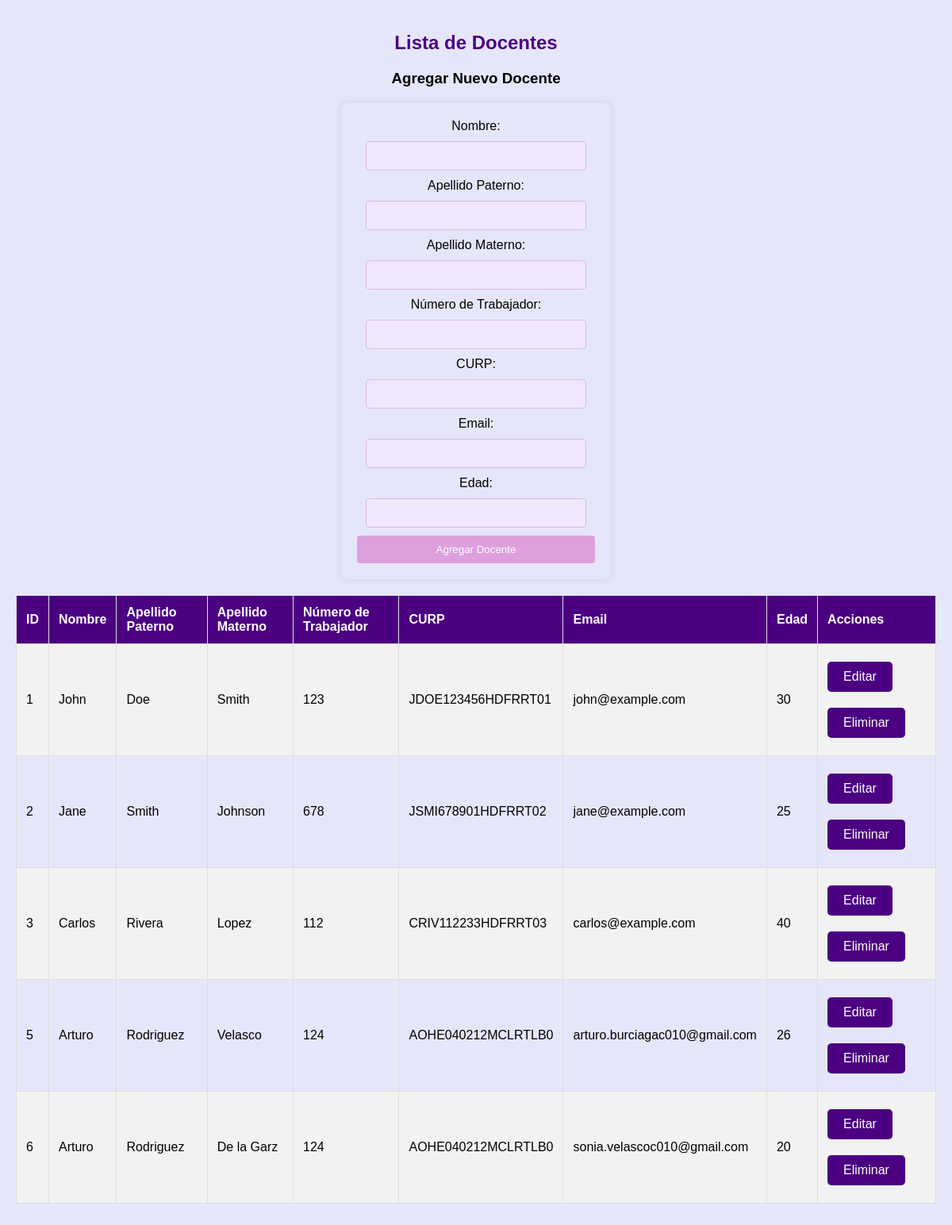
The page / on the database its author committed.
### tables this page shows
CREATE TABLE IF NOT EXISTS `docente` (
  `id` int NOT NULL AUTO_INCREMENT,
  `nombre` varchar(15) NOT NULL,
  `apellido_paterno` char(10) NOT NULL,
  `apellido_materno` char(10) NOT NULL,
  `numero` char(3) NOT NULL,
  `curp` char(18) NOT NULL,
  `email` varchar(40) NOT NULL,
  `edad` int NOT NULL,
  PRIMARY KEY (`id`)
);

### index.php (the view, shortened to what this page needs)
<?php
$servername = "localhost";
$username = "root";
$password = "";
$database = "mi_base_de_datos";
$conn = new mysqli($servername, $username, $password, $database);
$sql = "SELECT * FROM docente";
$result = $conn->query($sql);
?>
<!DOCTYPE html>
<html>
<head>
</head>
<body>
<h2>Lista de Docentes</h2>
<h3>Agregar Nuevo Docente</h3>
<form action="index.php" method="post">
    Nombre: <input type="text" name="nombre" maxlength="15" required><br>
    Apellido Paterno: <input type="text" name="apellido_paterno" maxlength="10" required><br>
    Apellido Materno: <input type="text" name="apellido_materno" maxlength="15" required><br>
    Número de Trabajador: <input type="text" name="numero" maxlength="3" required><br>
    CURP: <input type="text" name="curp" maxlength="18" required><br>
    Email: <input type="email" name="email" maxlength="40" required><br>
    Edad: <input type="number" name="edad" max="99" required oninput="validarEdad()"><br>
    <input type="submit" name="agregar" value="Agregar Docente">
</form>
<table>
    <tr>
        <th>ID</th>
        <th>Nombre</th>
        <th>Apellido Paterno</th>
        <th>Apellido Materno</th>
        <th>Número de Trabajador</th>
        <th>CURP</th>
        <th>Email</th>
        <th>Edad</th>
        <th>Acciones</th>
    </tr>
    <?php
    if ($result->num_rows > 0) {
        while($row = $result->fetch_assoc()) {
            echo "<tr>";
            echo "<td>" . htmlspecialchars($row["id"]) . "</td>";
            echo "<td>" . htmlspecialchars($row["nombre"]) . "</td>";
            echo "<td>" . htmlspecialchars($row["apellido_paterno"]) . "</td>";
            echo "<td>" . htmlspecialchars($row["apellido_materno"]) . "</td>";
            echo "<td>" . htmlspecialchars($row["numero"]) . "</td>";
            echo "<td>" . htmlspecialchars($row["curp"]) . "</td>";
            echo "<td>" . htmlspecialchars($row["email"]) . "</td>";
            echo "<td>" . htmlspecialchars($row["edad"]) . "</td>";
            echo "<td><a class='btn' href='editar.php?id=" . htmlspecialchars($row["id"]) . "'>Editar</a> <a class='btn' href='eliminar.php?id=" . htmlspecialchars($row["id"]) . "'>Eliminar</a></td>";
            echo "</tr>";
        }
    } else {
        echo "<tr><td colspan='9'>No se encontraron registros</td></tr>";
    }
    ?>
</table>
</body>
</html>

### index.php (style rules this page uses)
body { background-color: #E6E6FA; font-family: Arial, sans-serif; margin: 0; padding: 20px; text-align: center; }
h2 { color: #4B0082; }
table { width: 100%; border-collapse: collapse; margin: 20px 0; }
table, th, td { border: 1px solid #ddd; }
th, td { padding: 12px; text-align: left; }
th { background-color: #4B0082; color: white; }
tr:nth-child(even) { background-color: #f2f2f2; }
.btn { display: inline-block; padding: 10px 20px; margin: 10px 0; color: white; background-color: #4B0082; text-decoration: none; border-radius: 5px; text-align: center; }
form { background-color: #E6E6FA; padding: 20px; border-radius: 8px; box-shadow: 0 0 10px rgba(0, 0, 0, 0.1); margin: 20px auto; width: 300px; }
input[type="text"], input[type="email"], input[type="number"] { padding: 10px; margin: 10px 0; width: calc(100% - 22px); box-sizing: border-box; background-color: #F0E6FF; border: 1px solid #D8BFD8; border-radius: 4px; }
input[type="submit"] { padding: 10px 20px; background-color: #DDA0DD; color: white; border: none; border-radius: 4px; cursor: pointer; width: 100%; }

### rows shown on the page
docente: id "1", nombre "John", apellido_paterno "Doe", apellido_materno "Smith", numero "123", curp "JDOE123456HDFRRT01", email "john@example.com", edad "30"
docente: id "2", nombre "Jane", apellido_paterno "Smith", apellido_materno "Johnson", numero "678", curp "JSMI678901HDFRRT02", email "jane@example.com", edad "25"
docente: id "3", nombre "Carlos", apellido_paterno "Rivera", apellido_materno "Lopez", numero "112", curp "CRIV112233HDFRRT03", email "carlos@example.com", edad "40"
docente: id "5", nombre "Arturo", apellido_paterno "Rodriguez", apellido_materno "Velasco", numero "124", curp "AOHE040212MCLRTLB0", email "arturo.burciagac010@gmail.com", edad "26"
docente: id "6", nombre "Arturo", apellido_paterno "Rodriguez", apellido_materno "De la Garz", numero "124", curp "AOHE040212MCLRTLB0", email "sonia.velascoc010@gmail.com", edad "20"
